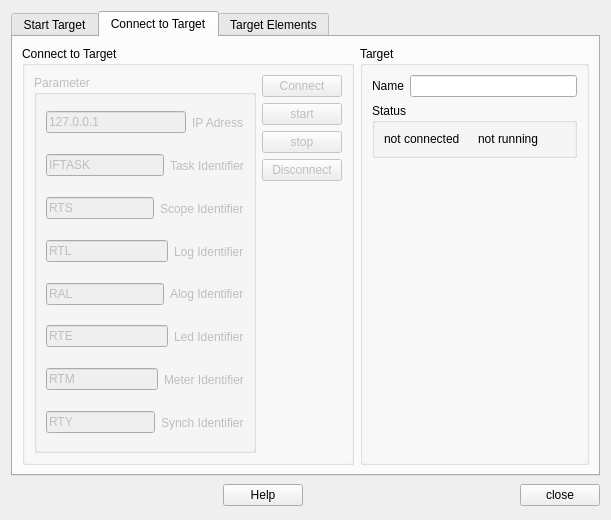
<ui version="4.0" >
 <class>QRL_TargetsManager</class>
 <widget class="QDialog" name="QRL_TargetsManager" >
  <property name="enabled" >
   <bool>true</bool>
  </property>
  <property name="geometry" >
   <rect>
    <x>0</x>
    <y>0</y>
    <width>611</width>
    <height>520</height>
   </rect>
  </property>
  <property name="minimumSize" >
   <size>
    <width>303</width>
    <height>228</height>
   </size>
  </property>
  <property name="windowTitle" >
   <string>Targets Manager</string>
  </property>
  <property name="windowIcon" >
   <iconset resource="qrtailab.qrc" >
    <normaloff>:/icons/connect_icon.xpm</normaloff>:/icons/connect_icon.xpm</iconset>
  </property>
  <layout class="QGridLayout" >
   <item row="0" column="0" >
    <widget class="QTabWidget" name="tabWidgetet" >
     <property name="currentIndex" >
      <number>1</number>
     </property>
     <widget class="QWidget" name="tab" >
      <property name="geometry" >
       <rect>
        <x>0</x>
        <y>0</y>
        <width>589</width>
        <height>433</height>
       </rect>
      </property>
      <attribute name="title" >
       <string>Start Target</string>
      </attribute>
      <layout class="QGridLayout" name="gridLayout_2" >
       <item row="0" column="0" colspan="2" >
        <widget class="QListWidget" name="listWidget" >
         <property name="enabled" >
          <bool>false</bool>
         </property>
        </widget>
       </item>
       <item row="0" column="2" >
        <widget class="QPushButton" name="pushButton_4" >
         <property name="enabled" >
          <bool>false</bool>
         </property>
         <property name="text" >
          <string>>></string>
         </property>
        </widget>
       </item>
       <item rowspan="2" row="0" column="3" >
        <widget class="QGroupBox" name="groupBox" >
         <property name="enabled" >
          <bool>false</bool>
         </property>
         <property name="title" >
          <string>Start local Target</string>
         </property>
         <layout class="QGridLayout" name="gridLayout_3" >
          <item row="0" column="0" >
           <widget class="QLabel" name="label_9" >
            <property name="text" >
             <string>Target</string>
            </property>
           </widget>
          </item>
          <item row="1" column="0" colspan="2" >
           <widget class="QLineEdit" name="lineEdit" />
          </item>
          <item row="2" column="0" colspan="2" >
           <widget class="QCheckBox" name="checkBox_3" >
            <property name="text" >
             <string>auto. connect</string>
            </property>
           </widget>
          </item>
          <item row="3" column="0" >
           <widget class="QCheckBox" name="checkBox" >
            <property name="text" >
             <string>wait</string>
            </property>
           </widget>
          </item>
          <item row="4" column="0" >
           <widget class="QCheckBox" name="checkBox_2" >
            <property name="text" >
             <string>stop after</string>
            </property>
           </widget>
          </item>
          <item row="4" column="1" >
           <widget class="QLineEdit" name="lineEdit_2" />
          </item>
          <item row="5" column="0" colspan="2" >
           <widget class="QPushButton" name="pushButton_2" >
            <property name="text" >
             <string>Start Target</string>
            </property>
           </widget>
          </item>
         </layout>
        </widget>
       </item>
       <item row="1" column="0" >
        <widget class="QPushButton" name="pushButton" >
         <property name="enabled" >
          <bool>false</bool>
         </property>
         <property name="text" >
          <string>Add Target</string>
         </property>
        </widget>
       </item>
       <item row="1" column="1" >
        <widget class="QPushButton" name="pushButton_3" >
         <property name="enabled" >
          <bool>false</bool>
         </property>
         <property name="text" >
          <string>Remove</string>
         </property>
        </widget>
       </item>
       <item row="2" column="0" colspan="4" >
        <widget class="QGroupBox" name="groupBox_3" >
         <property name="title" >
          <string>Status</string>
         </property>
         <layout class="QGridLayout" name="gridLayout" >
          <item row="0" column="0" >
           <widget class="QLabel" name="label_10" >
            <property name="text" >
             <string>Target</string>
            </property>
           </widget>
          </item>
          <item row="0" column="1" >
           <widget class="QLineEdit" name="targetNameLineEdit" >
            <property name="readOnly" >
             <bool>true</bool>
            </property>
           </widget>
          </item>
          <item row="0" column="2" >
           <widget class="QLabel" name="label_11" >
            <property name="enabled" >
             <bool>false</bool>
            </property>
            <property name="text" >
             <string>Output:</string>
            </property>
           </widget>
          </item>
          <item rowspan="2" row="0" column="3" >
           <widget class="QTextEdit" name="textEdit" >
            <property name="enabled" >
             <bool>false</bool>
            </property>
           </widget>
          </item>
          <item row="1" column="0" >
           <widget class="QLabel" name="label_12" >
            <property name="text" >
             <string>Status:</string>
            </property>
           </widget>
          </item>
          <item row="1" column="1" >
           <widget class="QLineEdit" name="targetStatusLineEdit" >
            <property name="enabled" >
             <bool>true</bool>
            </property>
            <property name="text" >
             <string>not running</string>
            </property>
            <property name="readOnly" >
             <bool>true</bool>
            </property>
           </widget>
          </item>
         </layout>
        </widget>
       </item>
      </layout>
     </widget>
     <widget class="QWidget" name="tab_2" >
      <property name="geometry" >
       <rect>
        <x>0</x>
        <y>0</y>
        <width>589</width>
        <height>433</height>
       </rect>
      </property>
      <attribute name="title" >
       <string>Connect to Target</string>
      </attribute>
      <layout class="QGridLayout" name="gridLayout_7" >
       <item row="0" column="1" >
        <widget class="QGroupBox" name="groupBox_4" >
         <property name="title" >
          <string>Target</string>
         </property>
         <layout class="QGridLayout" name="gridLayout_5" >
          <item row="0" column="0" >
           <widget class="QLabel" name="label_13" >
            <property name="text" >
             <string>Name</string>
            </property>
           </widget>
          </item>
          <item row="0" column="1" >
           <widget class="QLineEdit" name="targetNameLineEdit_2" >
            <property name="readOnly" >
             <bool>true</bool>
            </property>
           </widget>
          </item>
          <item row="1" column="0" colspan="2" >
           <widget class="QGroupBox" name="groupBox_5" >
            <property name="title" >
             <string>Status</string>
            </property>
            <layout class="QGridLayout" name="gridLayout_8" >
             <item row="1" column="0" >
              <widget class="QLabel" name="targetConnectedLabel" >
               <property name="text" >
                <string>not connected</string>
               </property>
              </widget>
             </item>
             <item row="1" column="1" >
              <widget class="QLabel" name="targetRunningLabel" >
               <property name="text" >
                <string>not running</string>
               </property>
              </widget>
             </item>
            </layout>
           </widget>
          </item>
          <item row="2" column="1" >
           <spacer name="verticalSpacer" >
            <property name="orientation" >
             <enum>Qt::Vertical</enum>
            </property>
            <property name="sizeHint" stdset="0" >
             <size>
              <width>20</width>
              <height>40</height>
             </size>
            </property>
           </spacer>
          </item>
         </layout>
         <zorder>label_13</zorder>
         <zorder>targetNameLineEdit_2</zorder>
         <zorder>targetStatusLineEdit_2</zorder>
         <zorder>label_14</zorder>
         <zorder>groupBox_5</zorder>
         <zorder>verticalSpacer</zorder>
         <zorder>groupBox_2</zorder>
        </widget>
       </item>
       <item row="0" column="0" >
        <widget class="QGroupBox" name="groupBox_2" >
         <property name="enabled" >
          <bool>true</bool>
         </property>
         <property name="title" >
          <string>Connect to Target</string>
         </property>
         <layout class="QGridLayout" name="gridLayout_6" >
          <item rowspan="5" row="0" column="0" >
           <widget class="QGroupBox" name="targetParameterGroupBox" >
            <property name="enabled" >
             <bool>false</bool>
            </property>
            <property name="title" >
             <string>Parameter</string>
            </property>
            <layout class="QGridLayout" name="gridLayout_9" >
             <item row="0" column="0" >
              <layout class="QVBoxLayout" >
               <property name="spacing" >
                <number>6</number>
               </property>
               <property name="margin" >
                <number>0</number>
               </property>
               <item>
                <layout class="QHBoxLayout" >
                 <property name="spacing" >
                  <number>6</number>
                 </property>
                 <property name="margin" >
                  <number>0</number>
                 </property>
                 <item>
                  <widget class="QLineEdit" name="ipLineEdit" >
                   <property name="text" >
                    <string>127.0.0.1</string>
                   </property>
                  </widget>
                 </item>
                 <item>
                  <widget class="QLabel" name="label" >
                   <property name="text" >
                    <string>IP Adress</string>
                   </property>
                   <property name="buddy" >
                    <cstring>ipLineEdit</cstring>
                   </property>
                  </widget>
                 </item>
                </layout>
               </item>
               <item>
                <layout class="QHBoxLayout" >
                 <property name="spacing" >
                  <number>6</number>
                 </property>
                 <property name="margin" >
                  <number>0</number>
                 </property>
                 <item>
                  <widget class="QLineEdit" name="taskLineEdit" >
                   <property name="text" >
                    <string>IFTASK</string>
                   </property>
                  </widget>
                 </item>
                 <item>
                  <widget class="QLabel" name="label_2" >
                   <property name="text" >
                    <string>Task Identifier</string>
                   </property>
                   <property name="buddy" >
                    <cstring>taskLineEdit</cstring>
                   </property>
                  </widget>
                 </item>
                </layout>
               </item>
               <item>
                <layout class="QHBoxLayout" >
                 <property name="spacing" >
                  <number>6</number>
                 </property>
                 <property name="margin" >
                  <number>0</number>
                 </property>
                 <item>
                  <widget class="QLineEdit" name="scopeLineEdit" >
                   <property name="text" >
                    <string>RTS</string>
                   </property>
                  </widget>
                 </item>
                 <item>
                  <widget class="QLabel" name="label_3" >
                   <property name="text" >
                    <string>Scope Identifier</string>
                   </property>
                   <property name="buddy" >
                    <cstring>scopeLineEdit</cstring>
                   </property>
                  </widget>
                 </item>
                </layout>
               </item>
               <item>
                <layout class="QHBoxLayout" >
                 <property name="spacing" >
                  <number>6</number>
                 </property>
                 <property name="margin" >
                  <number>0</number>
                 </property>
                 <item>
                  <widget class="QLineEdit" name="logLineEdit" >
                   <property name="text" >
                    <string>RTL</string>
                   </property>
                  </widget>
                 </item>
                 <item>
                  <widget class="QLabel" name="label_4" >
                   <property name="text" >
                    <string>Log Identifier</string>
                   </property>
                   <property name="buddy" >
                    <cstring>logLineEdit</cstring>
                   </property>
                  </widget>
                 </item>
                </layout>
               </item>
               <item>
                <layout class="QHBoxLayout" >
                 <property name="spacing" >
                  <number>6</number>
                 </property>
                 <property name="margin" >
                  <number>0</number>
                 </property>
                 <item>
                  <widget class="QLineEdit" name="alogLineEdit" >
                   <property name="text" >
                    <string>RAL</string>
                   </property>
                  </widget>
                 </item>
                 <item>
                  <widget class="QLabel" name="label_5" >
                   <property name="text" >
                    <string>Alog Identifier</string>
                   </property>
                   <property name="buddy" >
                    <cstring>alogLineEdit</cstring>
                   </property>
                  </widget>
                 </item>
                </layout>
               </item>
               <item>
                <layout class="QHBoxLayout" >
                 <property name="spacing" >
                  <number>6</number>
                 </property>
                 <property name="margin" >
                  <number>0</number>
                 </property>
                 <item>
                  <widget class="QLineEdit" name="ledLineEdit" >
                   <property name="text" >
                    <string>RTE</string>
                   </property>
                  </widget>
                 </item>
                 <item>
                  <widget class="QLabel" name="label_6" >
                   <property name="text" >
                    <string>Led Identifier</string>
                   </property>
                   <property name="buddy" >
                    <cstring>ledLineEdit</cstring>
                   </property>
                  </widget>
                 </item>
                </layout>
               </item>
               <item>
                <layout class="QHBoxLayout" >
                 <property name="spacing" >
                  <number>6</number>
                 </property>
                 <property name="margin" >
                  <number>0</number>
                 </property>
                 <item>
                  <widget class="QLineEdit" name="meterLineEdit" >
                   <property name="text" >
                    <string>RTM</string>
                   </property>
                  </widget>
                 </item>
                 <item>
                  <widget class="QLabel" name="label_7" >
                   <property name="text" >
                    <string>Meter Identifier</string>
                   </property>
                   <property name="buddy" >
                    <cstring>meterLineEdit</cstring>
                   </property>
                  </widget>
                 </item>
                </layout>
               </item>
               <item>
                <layout class="QHBoxLayout" >
                 <property name="spacing" >
                  <number>6</number>
                 </property>
                 <property name="margin" >
                  <number>0</number>
                 </property>
                 <item>
                  <widget class="QLineEdit" name="synchLineEdit" >
                   <property name="text" >
                    <string>RTY</string>
                   </property>
                  </widget>
                 </item>
                 <item>
                  <widget class="QLabel" name="label_8" >
                   <property name="text" >
                    <string>Synch Identifier</string>
                   </property>
                   <property name="buddy" >
                    <cstring>synchLineEdit</cstring>
                   </property>
                  </widget>
                 </item>
                </layout>
               </item>
              </layout>
             </item>
            </layout>
           </widget>
          </item>
          <item row="0" column="1" >
           <widget class="QPushButton" name="pushButton_5" >
            <property name="enabled" >
             <bool>false</bool>
            </property>
            <property name="text" >
             <string>Connect</string>
            </property>
           </widget>
          </item>
          <item row="1" column="1" >
           <widget class="QPushButton" name="pushButton_7" >
            <property name="enabled" >
             <bool>false</bool>
            </property>
            <property name="text" >
             <string>start</string>
            </property>
           </widget>
          </item>
          <item row="2" column="1" >
           <widget class="QPushButton" name="pushButton_8" >
            <property name="enabled" >
             <bool>false</bool>
            </property>
            <property name="text" >
             <string>stop</string>
            </property>
           </widget>
          </item>
          <item row="3" column="1" >
           <widget class="QPushButton" name="pushButton_6" >
            <property name="enabled" >
             <bool>false</bool>
            </property>
            <property name="text" >
             <string>Disconnect</string>
            </property>
           </widget>
          </item>
         </layout>
        </widget>
       </item>
      </layout>
     </widget>
     <widget class="QWidget" name="Seite" >
      <property name="geometry" >
       <rect>
        <x>0</x>
        <y>0</y>
        <width>589</width>
        <height>433</height>
       </rect>
      </property>
      <attribute name="title" >
       <string>Target Elements</string>
      </attribute>
      <layout class="QGridLayout" name="gridLayout_4" >
       <item row="0" column="0" >
        <widget class="QTableWidget" name="targetTableWidget" />
       </item>
      </layout>
     </widget>
    </widget>
   </item>
   <item row="1" column="0" >
    <layout class="QHBoxLayout" >
     <item>
      <spacer>
       <property name="orientation" >
        <enum>Qt::Horizontal</enum>
       </property>
       <property name="sizeHint" stdset="0" >
        <size>
         <width>16</width>
         <height>27</height>
        </size>
       </property>
      </spacer>
     </item>
     <item>
      <widget class="QPushButton" name="helpButton" >
       <property name="text" >
        <string>Help</string>
       </property>
      </widget>
     </item>
     <item>
      <spacer>
       <property name="orientation" >
        <enum>Qt::Horizontal</enum>
       </property>
       <property name="sizeHint" stdset="0" >
        <size>
         <width>16</width>
         <height>27</height>
        </size>
       </property>
      </spacer>
     </item>
     <item>
      <widget class="QPushButton" name="closeButton" >
       <property name="text" >
        <string>close</string>
       </property>
      </widget>
     </item>
    </layout>
   </item>
  </layout>
 </widget>
 <resources>
  <include location="qrtailab.qrc" />
 </resources>
 <connections>
  <connection>
   <sender>closeButton</sender>
   <signal>clicked()</signal>
   <receiver>QRL_TargetsManager</receiver>
   <slot>hide()</slot>
   <hints>
    <hint type="sourcelabel" >
     <x>314</x>
     <y>244</y>
    </hint>
    <hint type="destinationlabel" >
     <x>381</x>
     <y>239</y>
    </hint>
   </hints>
  </connection>
 </connections>
</ui>
